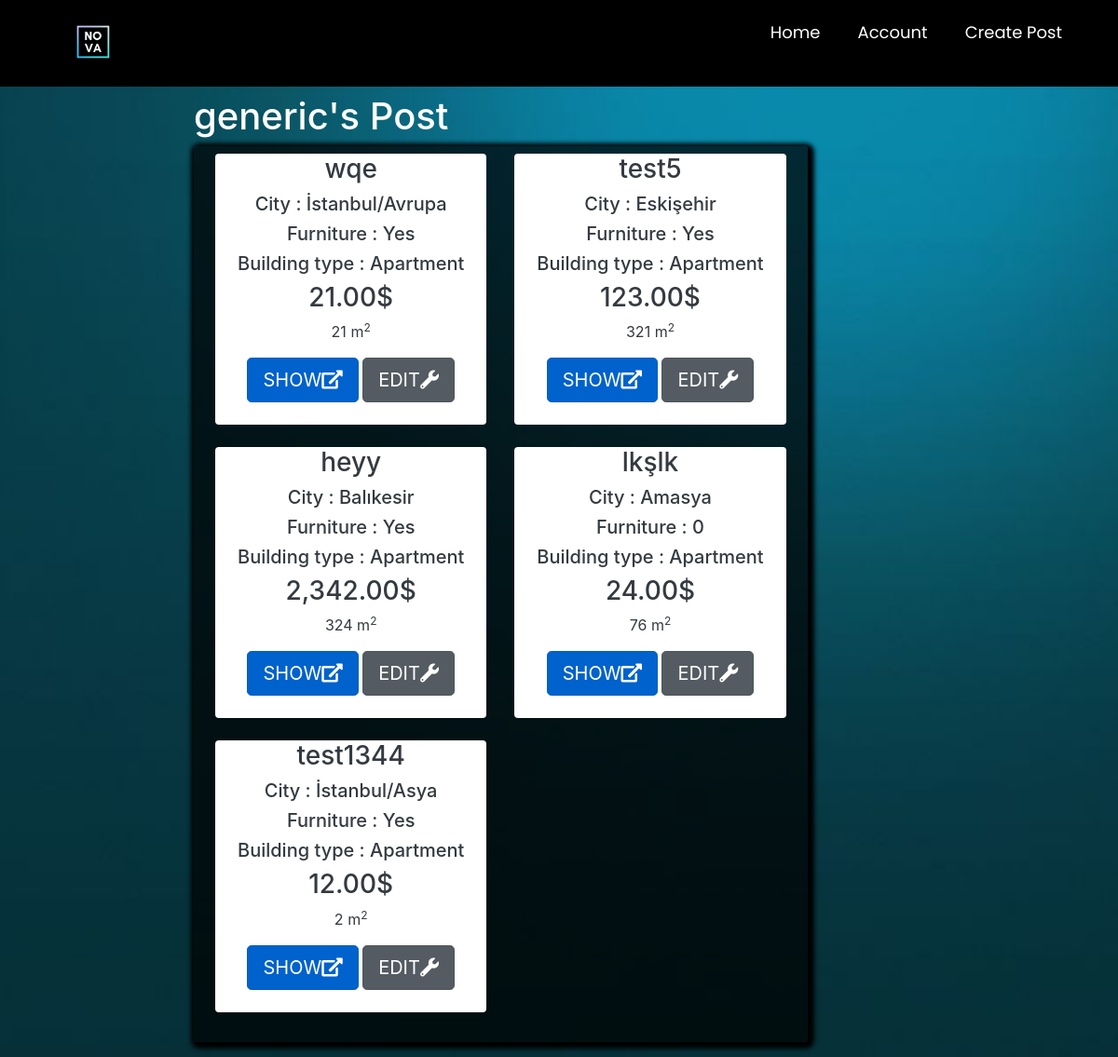
The app's page /listaddedposts/ (signed in), older data.
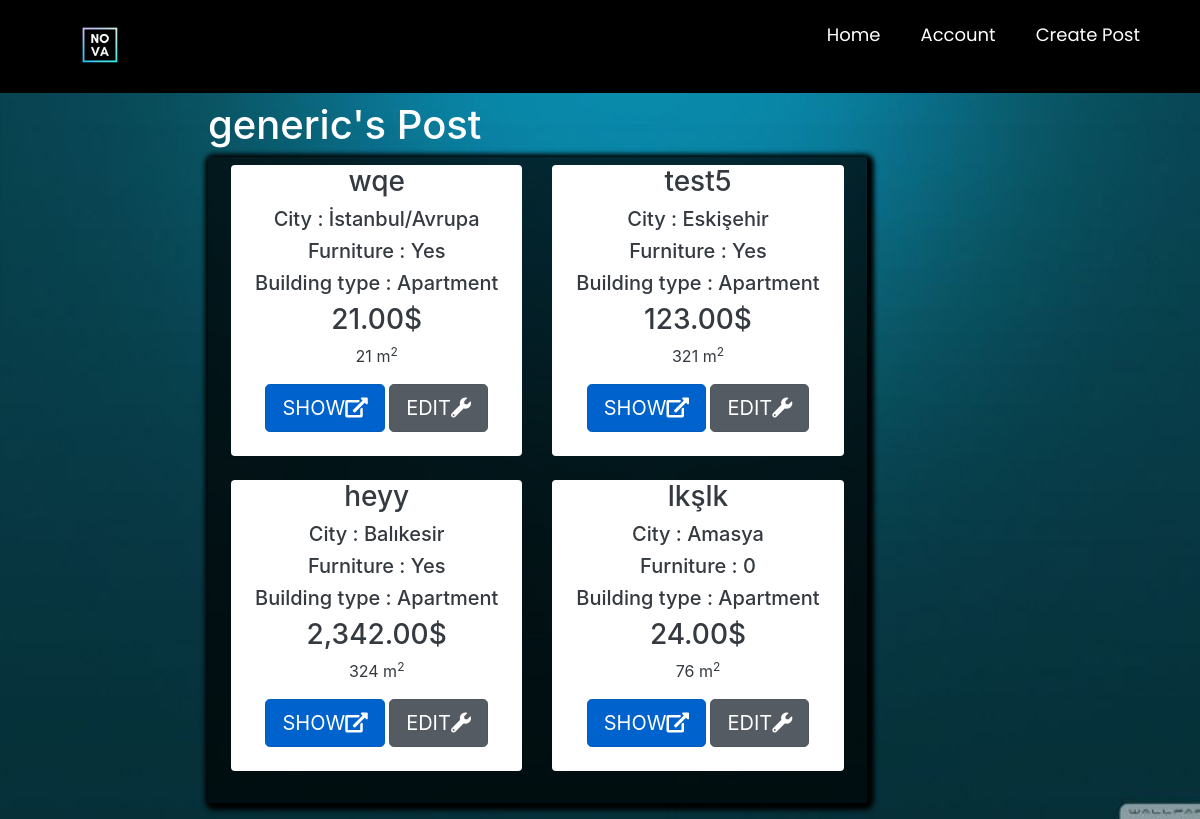
The same page, newer data.
### main/models.py (models this page shows, shortened)
class Post(models.Model):
    ouruser = models.ForeignKey(ourUser, null=True, on_delete=models.CASCADE)
    post_title = models.CharField(max_length=255,null=True)
    post_description = models.TextField()
    price = models.DecimalField(decimal_places=2 , max_digits=12)
    location = models.CharField(max_length=255,null=True,choices=city)
    postType = models.CharField(choices=RorS , max_length=50, null=True , default='For Sale')
    floor = models.DecimalField(decimal_places=0 , max_digits=3 ,null=True)
    building_age = models.DecimalField(decimal_places=0, max_digits=2 , null=True)
    area = models.DecimalField(decimal_places=0,max_digits=4 ,null=True)
    isFurniture = models.CharField(choices=Furniture ,null=True,max_length=50,default="No")
    building_type = models.CharField(choices=b_types ,null=True ,max_length=50)
    room = models.DecimalField(decimal_places=0 , max_digits=3 ,null=True)

### main/decorators.py (the view)
        def wrapper_func(request, *args, **kwargs):
            group = None
            if request.user.groups.exists():
                group = request.user.groups.all()[0].name
            if group in allowed_roles:
                return view_func(request, *args, **kwargs)
            else:
                return HttpResponse('You are not authorized to view this page')

### main/views.py (called while the page is built)
@login_required
@allowed_users(allowed_roles=['customer'])
def listaddedposts(request):
    fuser = ourUser.objects.get(user_id=request.user.id)
    posts = Post.objects.all().filter(ouruser=fuser)
    mydict = {'posts': posts, 'fuser': fuser}
    return render(request, 'main/listaddedposts.html', context=mydict)

### main/templates/main/listaddedposts.html (shortened to what this page needs)
{% extends 'main/mainpage.html' %}
{% load static %}
{% load humanize %}
{% block content %}
<head>
    <link href="//maxcdn.bootstrapcdn.com/bootstrap/4.1.1/css/bootstrap.min.css" rel="stylesheet" id="bootstrap-css">
    <link rel="stylesheet" href="https://stackpath.bootstrapcdn.com/bootstrap/4.1.3/css/bootstrap.min.css"
>
    <link rel="stylesheet" href="https://use.fontawesome.com/releases/v5.3.1/css/all.css"
>
</head>
<div style="margin-left: 17%">
<div class="container p-1 my-1 text-white rounded">
    <h1>{{fuser.first_name}}'s Post</h1>
<div class="col-md-8 rounded" style=" box-shadow: 2px 2px 5px 5px #000000;background-color: rgba(0,0,0,0.7)">
            <div class="row p-2 my-2">
                {% if posts %}
                {% for i in posts %}
                <div class="col-md-6 ">
                    <div class="container-fluid bg-white rounded text-dark" style="text-align:center;">
                        <h3>{{ i.post_title }}</h3>
                        <h5>City : {{ i.location }}</h5>
                        <h5>Furniture : {{ i.isFurniture }}</h5>
                        <h5>Building type : {{ i.building_type }}</h5>
                        <h3>{{ i.price|intcomma }}$</h3>
                        <p class="descroption">{{i.area}} m<sup>2</sup></p>
                        <a href="{% url 'product_details' i.id %}" class="btn btn-primary btn-lg active" role="button"
                           aria-pressed="true">SHOW<i class="fas fa-external-link-alt"></i></a>
                         <a href="{% url 'editpost' i.id %}" class="btn btn-secondary btn-lg active" role="button"
                           aria-pressed="true">EDIT<i class="fas fa-wrench"></i></i></a>
                        <br><br>
                    </div>
                    <br>
                </div>
                {% endfor %}
                 {%else%}
                <h3>You dont have any post yet</h3>
                <h2>If you want to post <a href="{% url 'createpost' %}">click here</a></h2>
                {% endif %}
            </div>
        </div>
</div>
    </div>
{% endblock %}

Row changes from the older to the newer data that the page shows:
removed Post: post_title "test1344", location "İstanbul/Asya", isFurniture "Yes", building_type "Apartment", price "12.00", area "2"
